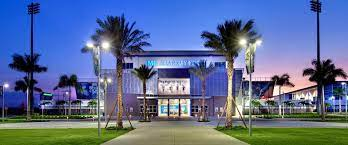
#> input picture Dimensional Reduction Techniques/img.jpg, 348 x 145 px
$ jupyter execute --allow-errors SVD_Using_OpenCV.ipynb
#> lines starting #> are read from the running program, lines starting #| are printed output that depends on the picture
[cell 1]
import cv2
import numpy as np
import matplotlib.pyplot as plt

[cell 2]
img = cv2.imread('img.jpg')
#> img is the input picture: shape (145, 348, 3); mean B, G, R 147.1, 108.8, 91.9
img

[cell 3]
plt.imshow(img)

[cell 4]
gray = cv2.cvtColor(img,cv2.COLOR_BGR2GRAY)
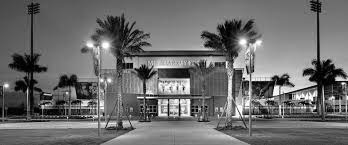
#> gray: shape (145, 348); min 0, max 255, mean 108.1
plt.imshow(gray,cmap = 'gray')

[cell 5]
U,S,V = np.linalg.svd(gray,full_matrices  = False)
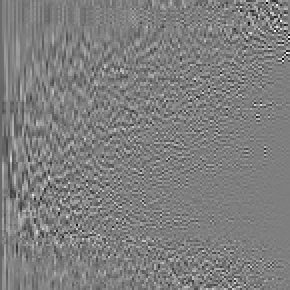
#> U: shape (145, 145) float64 (shown 2 times larger); min -0.498, max 0.502, mean -0.000582; drawn with min black and max white
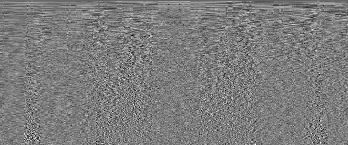
#> V: shape (145, 348) float64; min -0.288, max 0.298, mean -0.000416; drawn with min black and max white
#> S = 145 values, max 24880.2 at index 0, min 13.44 at index 144, mean 611

[cell 6]
comps = [U.shape[0],100,50,30,20,10,5,2]
#> comps = [145, 100, 50, 30, 20, 10, 5, 2]
plt.figure(figsize = (15,10))
for i in range(len(comps)):
#     print(i)
    trans_image = U[:,:comps[i]]@(np.diag(S[:comps[i]]))@(V[:comps[i],:])
    plt.subplot(2,4,(i+1))
    plt.imshow(trans_image,cmap = 'gray')
    plt.title(f'image with n_components {comps[i]}')
#> this loop made 8 passes
#> pass 3, `trans_image = U[:,:comps[i]]@(np.diag(S[:comps[i]]))@(V[:comps[i],:])`:
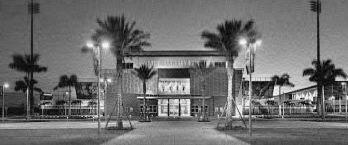
#> trans_image: shape (145, 348) float64; min -16.48, max 271.7, mean 108.1; drawn with min black and max white
#     trans_image
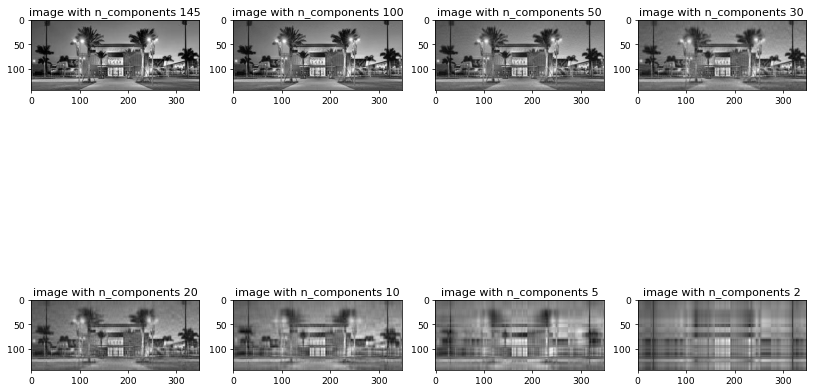
#> figure drawn by matplotlib, 8 panels
